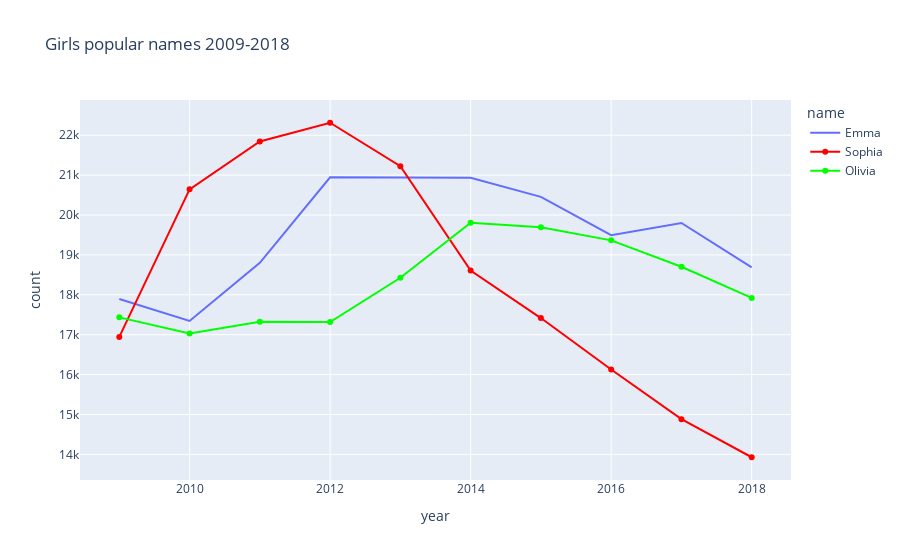

The code cell stored with this chart in its notebook:
### Code cell
emma = df.loc[filtr_09_18_F & (df.name == "Emma")].sort_values(by="year").reset_index(drop=True)
sophia = df.loc[filtr_09_18_F & (df.name == "Sophia")].sort_values(by="year").reset_index(drop=True)
olivia = df.loc[filtr_09_18_F & (df.name == "Olivia")].sort_values(by="year").reset_index(drop=True)
# fig = go.Figure()
fig = px.line(emma, x="year", y="count", color="name", labels=("Emma"), title="Girls popular names 2009-2018")
fig.add_trace(go.Scatter(x=sophia['year'], y=sophia["count"], line=dict(color="#ff0000", width=2),
                        name="Sophia"))
fig.add_trace(go.Scatter(x=olivia['year'], y=olivia["count"], line=dict(color="#00ff00", width=2),
                        name="Olivia"))
fig.show()

### Figure 1 — Plotly figure (JSON) as saved in the notebook; plotly's stock layout.template omitted (floating-point values rounded to 4 significant figures)
{"data": [{"hovertemplate": "name=Emma<br>year=%{x}<br>count=%{y}<extra></extra>", "legendgroup": "Emma", "line": {"color": "#636efa", "dash": "solid"}, "marker": {"symbol": "circle"}, "mode": "lines", "name": "Emma", "orientation": "v", "showlegend": true, "type": "scatter", "x": [2009, 2010, 2011, 2012, 2013, 2014, 2015, 2016, 2017, 2018], "xaxis": "x", "y": [17895, 17345, 18803, 20945, 20942, 20936, 20455, 19496, 19800, 18688], "yaxis": "y"}, {"line": {"color": "#ff0000", "width": 2}, "name": "Sophia", "type": "scatter", "x": [2009, 2010, 2011, 2012, 2013, 2014, 2015, 2016, 2017, 2018], "y": [16944, 20643, 21842, 22313, 21223, 18609, 17417, 16128, 14883, 13928]}, {"line": {"color": "#00ff00", "width": 2}, "name": "Olivia", "type": "scatter", "x": [2009, 2010, 2011, 2012, 2013, 2014, 2015, 2016, 2017, 2018], "y": [17435, 17028, 17322, 17316, 18428, 19807, 19691, 19365, 18703, 17921]}], "layout": {"legend": {"title": {"text": "name"}, "tracegroupgap": 0}, "title": {"text": "Girls popular names 2009-2018"}, "xaxis": {"anchor": "y", "domain": [0, 1], "title": {"text": "year"}}, "yaxis": {"anchor": "x", "domain": [0, 1], "title": {"text": "count"}}}}
